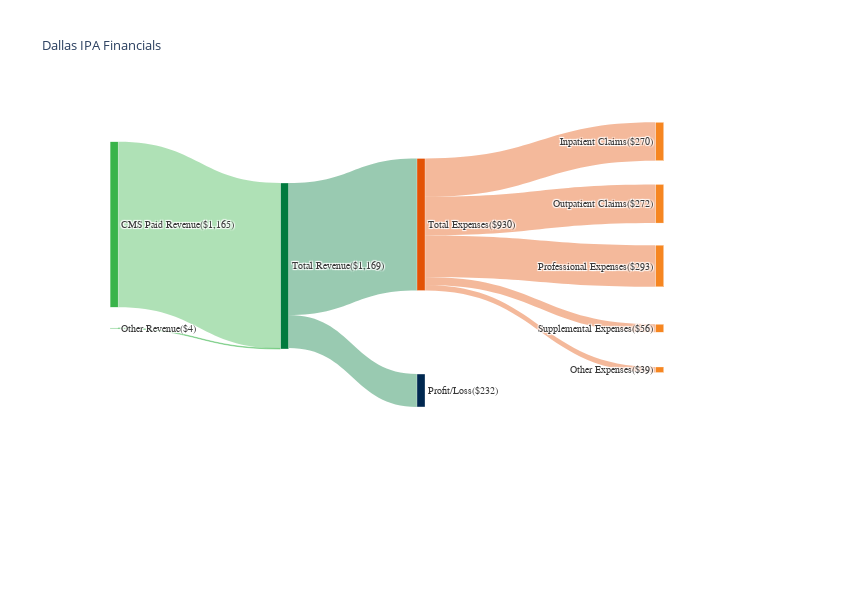

Notebook code for this chart:
### Code cell
import plotly.graph_objects as go

# Data values
values = [1165, 4, 232, 930, 270, 272, 293, 56, 39]
label_values = [1165, 4, 1169, 232, 930, 270, 272, 293, 56, 39]
labels = [ "CMS Paid Revenue", "Other Revenue", "Total Revenue", "Profit/Loss", "Total Expenses", "Inpatient Claims", 
    "Outpatient Claims", "Professional Expenses", "Supplemental Expenses", "Other Expenses"]

#formatted_labels = [f"{label} (${'{:,}'.format(value)})" for label, value in zip(labels, values + [0] * (len(labels) - len(values)))]
final_label = [y +f'(${x:,})' for x, y in zip(label_values, labels)]

# Define colors
node_colors = ['#39B44A', '#39B44A', '#007A3E', '#002850', '#E35205', '#F68621', '#F68621', '#F68621', '#F68621', '#F68621']

# Define explicit positions for nodes
x_positions = [0.05, 0.05, 0.30, 0.50, 0.50, 0.85, 0.85, 0.85, 0.85, 0.85]
y_positions = [0.30, 0.55, 0.40, 0.70, 0.30, 0.10, 0.25, 0.40, 0.55, 0.65]

fig = go.Figure(data=[go.Sankey(
    node=dict(
        pad=50,  # Increased padding between nodes
        thickness=8,  # Reduced node thickness
        line=dict(color="white", width=0.3),
        label=final_label,#formatted_labels,
        color=node_colors,
        x=x_positions,  # Set horizontal positions
        y=y_positions,   # Set vertical positions

    ),
    link=dict(
        source=[0, 1, 2, 2, 4, 4, 4, 4, 4],
        target=[2, 2, 3, 4, 5, 6, 7, 8, 9],
        value=values,
        color=[
            'rgba(57,180,74,0.4)', 'rgba(57,180,74,0.4)', 
            'rgba(0,122,62,0.4)', 'rgba(0,122,62,0.4)', 
            'rgba(227,82,5,0.4)', 'rgba(227,82,5,0.4)', 
            'rgba(227,82,5,0.4)', 'rgba(227,82,5,0.4)','rgba(227,82,5,0.4)'
        ]
    ), textfont=dict(color='#383838', family='Arial', size=10)
)])

# Update layout for A4 landscape
fig.update_layout(
    title_text="Dallas IPA Financials",
    font_size=9,  # Reduced font size for labels
    width=842,  # A4 width in pixels
    height=595   # Slightly increased height to allow more space
)

fig.show()

### Figure 1 — Plotly figure (JSON) as saved in the notebook; plotly's stock layout.template omitted (floating-point values rounded to 4 significant figures)
{"data": [{"link": {"color": ["rgba(57,180,74,0.4)", "rgba(57,180,74,0.4)", "rgba(0,122,62,0.4)", "rgba(0,122,62,0.4)", "rgba(227,82,5,0.4)", "rgba(227,82,5,0.4)", "rgba(227,82,5,0.4)", "rgba(227,82,5,0.4)", "rgba(227,82,5,0.4)"], "source": [0, 1, 2, 2, 4, 4, 4, 4, 4], "target": [2, 2, 3, 4, 5, 6, 7, 8, 9], "value": [1165, 4, 232, 930, 270, 272, 293, 56, 39]}, "node": {"color": ["#39B44A", "#39B44A", "#007A3E", "#002850", "#E35205", "#F68621", "#F68621", "#F68621", "#F68621", "#F68621"], "label": ["CMS Paid Revenue($1,165)", "Other Revenue($4)", "Total Revenue($1,169)", "Profit/Loss($232)", "Total Expenses($930)", "Inpatient Claims($270)", "Outpatient Claims($272)", "Professional Expenses($293)", "Supplemental Expenses($56)", "Other Expenses($39)"], "line": {"color": "white", "width": 0.3}, "pad": 50, "thickness": 8, "x": [0.05, 0.05, 0.3, 0.5, 0.5, 0.85, 0.85, 0.85, 0.85, 0.85], "y": [0.3, 0.55, 0.4, 0.7, 0.3, 0.1, 0.25, 0.4, 0.55, 0.65]}, "textfont": {"color": "#383838", "family": "Arial", "size": 10}, "type": "sankey"}], "layout": {"font": {"size": 9}, "height": 595, "title": {"text": "Dallas IPA Financials"}, "width": 842}}
